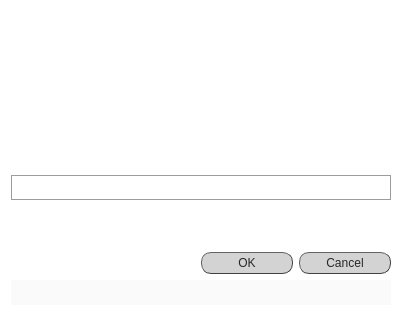
<?xml version="1.0" encoding="UTF-8"?>
<ui version="4.0">
 <class>Dialog</class>
 <widget class="QDialog" name="Dialog">
  <property name="geometry">
   <rect>
    <x>0</x>
    <y>0</y>
    <width>402</width>
    <height>316</height>
   </rect>
  </property>
  <property name="windowTitle">
   <string>Dialog</string>
  </property>
  <property name="styleSheet">
   <string notr="true">QDialog{background-color: rgb(255, 255, 255);}</string>
  </property>
  <layout class="QVBoxLayout" name="verticalLayout">
   <item>
    <layout class="QHBoxLayout" name="horizontalLayout">
     <item>
      <spacer name="horizontalSpacer">
       <property name="orientation">
        <enum>Qt::Horizontal</enum>
       </property>
       <property name="sizeHint" stdset="0">
        <size>
         <width>40</width>
         <height>20</height>
        </size>
       </property>
      </spacer>
     </item>
     <item alignment="Qt::AlignTop">
      <widget class="QLabel" name="mH_logo_XS">
       <property name="minimumSize">
        <size>
         <width>120</width>
         <height>30</height>
        </size>
       </property>
       <property name="maximumSize">
        <size>
         <width>120</width>
         <height>30</height>
        </size>
       </property>
       <property name="frameShape">
        <enum>QFrame::NoFrame</enum>
       </property>
       <property name="text">
        <string>&lt;html&gt;&lt;head/&gt;&lt;body&gt;&lt;p&gt;&lt;br/&gt;&lt;/p&gt;&lt;/body&gt;&lt;/html&gt;</string>
       </property>
       <property name="alignment">
        <set>Qt::AlignCenter</set>
       </property>
      </widget>
     </item>
    </layout>
   </item>
   <item>
    <widget class="QTextEdit" name="textEdit">
     <property name="styleSheet">
      <string notr="true">QTextEdit {background-color: rgba(0,0,0,0);
font: 25 11pt &quot;Calibri Light&quot;;
font-family: &quot;Calibri Light&quot;;
}

					</string>
     </property>
     <property name="frameShape">
      <enum>QFrame::NoFrame</enum>
     </property>
     <property name="readOnly">
      <bool>true</bool>
     </property>
     <property name="html">
      <string>&lt;!DOCTYPE HTML PUBLIC &quot;-//W3C//DTD HTML 4.0//EN&quot; &quot;http://www.w3.org/TR/REC-html40/strict.dtd&quot;&gt;
&lt;html&gt;&lt;head&gt;&lt;meta name=&quot;qrichtext&quot; content=&quot;1&quot; /&gt;&lt;style type=&quot;text/css&quot;&gt;
p, li { white-space: pre-wrap; }
&lt;/style&gt;&lt;/head&gt;&lt;body style=&quot; font-family:'Calibri Light'; font-size:11pt; font-weight:24; font-style:normal;&quot;&gt;
&lt;p align=&quot;center&quot; style=&quot;-qt-paragraph-type:empty; margin-top:0px; margin-bottom:0px; margin-left:0px; margin-right:0px; -qt-block-indent:0; text-indent:0px;&quot;&gt;&lt;br /&gt;&lt;/p&gt;&lt;/body&gt;&lt;/html&gt;</string>
     </property>
    </widget>
   </item>
   <item>
    <widget class="QLineEdit" name="lineEdit">
     <property name="minimumSize">
      <size>
       <width>0</width>
       <height>25</height>
      </size>
     </property>
     <property name="focusPolicy">
      <enum>Qt::StrongFocus</enum>
     </property>
     <property name="layoutDirection">
      <enum>Qt::RightToLeft</enum>
     </property>
     <property name="styleSheet">
      <string notr="true">QLineEdit {background-color: rgba(0,0,0,0);
border: 1px solid rgb(156, 156, 156);
font: 25 10pt &quot;Calibri Light&quot;;
font-family: &quot;Calibri Light&quot;;
}
QLineEdit:focus { border: 1px solid #eb6fbd;}
					</string>
     </property>
     <property name="maxLength">
      <number>80</number>
     </property>
     <property name="frame">
      <bool>true</bool>
     </property>
     <property name="alignment">
      <set>Qt::AlignCenter</set>
     </property>
     <property name="placeholderText">
      <string/>
     </property>
    </widget>
   </item>
   <item>
    <widget class="QLabel" name="blank">
     <property name="sizePolicy">
      <sizepolicy hsizetype="Expanding" vsizetype="Fixed">
       <horstretch>0</horstretch>
       <verstretch>0</verstretch>
      </sizepolicy>
     </property>
     <property name="minimumSize">
      <size>
       <width>0</width>
       <height>40</height>
      </size>
     </property>
     <property name="maximumSize">
      <size>
       <width>16777215</width>
       <height>40</height>
      </size>
     </property>
     <property name="styleSheet">
      <string notr="true">background-color: rgb(255, 255, 255);</string>
     </property>
     <property name="frameShape">
      <enum>QFrame::NoFrame</enum>
     </property>
     <property name="text">
      <string>&lt;html&gt;&lt;head/&gt;&lt;body&gt;&lt;p&gt;&lt;br/&gt;&lt;/p&gt;&lt;/body&gt;&lt;/html&gt;</string>
     </property>
     <property name="alignment">
      <set>Qt::AlignCenter</set>
     </property>
    </widget>
   </item>
   <item alignment="Qt::AlignRight">
    <widget class="QDialogButtonBox" name="buttonBox">
     <property name="styleSheet">
      <string notr="true">QDialogButtonBox QPushButton{
color: rgb(39, 39, 39);
font: 11pt &quot;Calibri Light&quot;;
height:20;
padding:0px;
width:90;
background-color: rgb(211, 211, 211);
border-radius: 10px;
border-width: 1px;
border-style: outset;
border-color: rgb(66, 66, 66);
}

QDialogButtonBox QPushButton:hover{
background-color: rgba(167, 0, 125, 200);
border-color: #672146;
color: rgb(234, 234, 234);
}

QDialogButtonBox QPushButton:disabled{
background-color: rgb(232, 232, 232);
border-color: rgb(158, 158, 158);
color: rgb(125, 125, 125);
}

QDialogButtonBox QPushButton:checked{
background-color: rgb(107, 0, 80);
border-color: rgb(76, 0, 57);
color: rgb(234, 234, 234);
}
</string>
     </property>
     <property name="orientation">
      <enum>Qt::Horizontal</enum>
     </property>
     <property name="standardButtons">
      <set>QDialogButtonBox::Cancel|QDialogButtonBox::Ok</set>
     </property>
     <property name="centerButtons">
      <bool>true</bool>
     </property>
    </widget>
   </item>
   <item>
    <widget class="QLineEdit" name="tE_validate">
     <property name="minimumSize">
      <size>
       <width>0</width>
       <height>25</height>
      </size>
     </property>
     <property name="maximumSize">
      <size>
       <width>16777215</width>
       <height>25</height>
      </size>
     </property>
     <property name="styleSheet">
      <string notr="true">font: 25 9pt &quot;Calibri Light&quot;;
color: rgb(170, 0, 127);
background-color: rgb(250, 250, 250);
</string>
     </property>
     <property name="frame">
      <bool>false</bool>
     </property>
     <property name="alignment">
      <set>Qt::AlignCenter</set>
     </property>
     <property name="readOnly">
      <bool>true</bool>
     </property>
    </widget>
   </item>
  </layout>
 </widget>
 <tabstops>
  <tabstop>lineEdit</tabstop>
  <tabstop>textEdit</tabstop>
  <tabstop>tE_validate</tabstop>
 </tabstops>
 <resources/>
 <connections/>
</ui>
